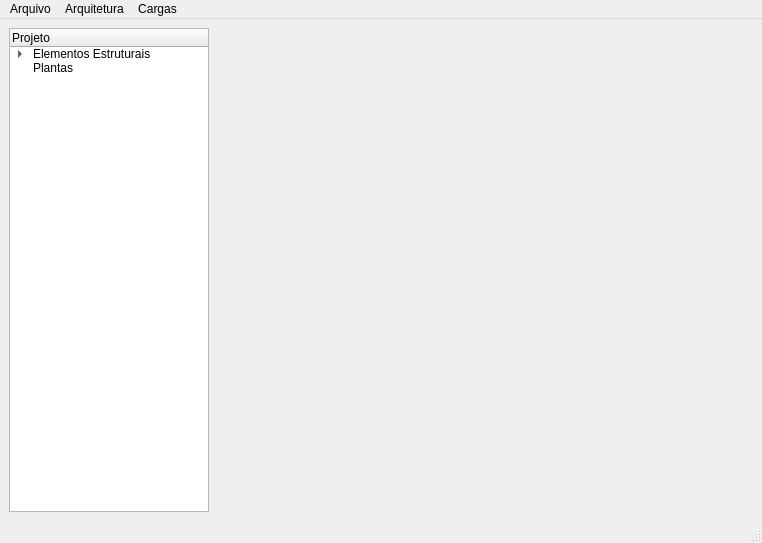
<?xml version="1.0" encoding="UTF-8"?>
<ui version="4.0">
 <class>MainWindow</class>
 <widget class="QMainWindow" name="MainWindow">
  <property name="geometry">
   <rect>
    <x>0</x>
    <y>0</y>
    <width>762</width>
    <height>543</height>
   </rect>
  </property>
  <property name="windowTitle">
   <string>Aurora</string>
  </property>
  <property name="windowIcon">
   <iconset>
    <normaloff>icons/square logo.png</normaloff>icons/square logo.png</iconset>
  </property>
  <widget class="QWidget" name="centralwidget">
   <layout class="QGridLayout" name="gridLayout_3">
    <item row="0" column="1">
     <widget class="QWidget" name="visualization" native="true">
      <layout class="QGridLayout" name="gridLayout"/>
     </widget>
    </item>
    <item row="0" column="0">
     <widget class="QTreeWidget" name="navigator">
      <property name="maximumSize">
       <size>
        <width>200</width>
        <height>16777215</height>
       </size>
      </property>
      <column>
       <property name="text">
        <string>Projeto</string>
       </property>
      </column>
      <item>
       <property name="text">
        <string>Elementos Estruturais</string>
       </property>
       <item>
        <property name="text">
         <string>Fundações</string>
        </property>
       </item>
       <item>
        <property name="text">
         <string>Pilares</string>
        </property>
       </item>
       <item>
        <property name="text">
         <string>Vigas</string>
        </property>
       </item>
       <item>
        <property name="text">
         <string>Lajes</string>
        </property>
       </item>
      </item>
      <item>
       <property name="text">
        <string>Plantas</string>
       </property>
      </item>
     </widget>
    </item>
   </layout>
  </widget>
  <widget class="QMenuBar" name="menubar">
   <property name="geometry">
    <rect>
     <x>0</x>
     <y>0</y>
     <width>762</width>
     <height>21</height>
    </rect>
   </property>
   <widget class="QMenu" name="menuArquivo">
    <property name="title">
     <string>Arquivo</string>
    </property>
    <widget class="QMenu" name="menuImportar">
     <property name="title">
      <string>Importar</string>
     </property>
     <addaction name="actionCarregar_DXF"/>
    </widget>
    <addaction name="actionNovo"/>
    <addaction name="actionAbrir"/>
    <addaction name="menuImportar"/>
    <addaction name="actionFechar"/>
   </widget>
   <widget class="QMenu" name="menuArquitetura">
    <property name="title">
     <string>Arquitetura</string>
    </property>
    <widget class="QMenu" name="menuFunda_o">
     <property name="title">
      <string>Fundação</string>
     </property>
     <addaction name="actionFunda_o_rasa"/>
     <addaction name="actionFunda_o_cont_nua"/>
     <addaction name="actionFunda_o_profunda"/>
    </widget>
    <addaction name="actionLaje"/>
    <addaction name="actionViga"/>
    <addaction name="actionPilar"/>
    <addaction name="menuFunda_o"/>
   </widget>
   <widget class="QMenu" name="menuCargas">
    <property name="title">
     <string>Cargas</string>
    </property>
    <addaction name="actionLinha"/>
    <addaction name="actionSuperf_cie"/>
    <addaction name="actionTermal"/>
   </widget>
   <addaction name="menuArquivo"/>
   <addaction name="menuArquitetura"/>
   <addaction name="menuCargas"/>
  </widget>
  <widget class="QStatusBar" name="statusbar"/>
  <action name="actionAbrir">
   <property name="text">
    <string>Abrir</string>
   </property>
  </action>
  <action name="actionNovo">
   <property name="text">
    <string>Novo</string>
   </property>
   <property name="shortcut">
    <string>Ctrl+N</string>
   </property>
  </action>
  <action name="actionFechar">
   <property name="text">
    <string>Fechar</string>
   </property>
  </action>
  <action name="actionCarregar_DXF">
   <property name="text">
    <string>Carregar DXF</string>
   </property>
  </action>
  <action name="actionLaje">
   <property name="text">
    <string>Laje</string>
   </property>
  </action>
  <action name="actionViga">
   <property name="text">
    <string>Viga</string>
   </property>
  </action>
  <action name="actionPilar">
   <property name="text">
    <string>Pilar</string>
   </property>
  </action>
  <action name="actionFunda_o_rasa">
   <property name="text">
    <string>Fundação rasa</string>
   </property>
  </action>
  <action name="actionFunda_o_cont_nua">
   <property name="text">
    <string>Fundação contínua</string>
   </property>
  </action>
  <action name="actionFunda_o_profunda">
   <property name="text">
    <string>Fundação profunda</string>
   </property>
  </action>
  <action name="actionLinha">
   <property name="text">
    <string>Linha</string>
   </property>
  </action>
  <action name="actionSuperf_cie">
   <property name="text">
    <string>Superfície</string>
   </property>
  </action>
  <action name="actionTermal">
   <property name="text">
    <string>Termal</string>
   </property>
  </action>
 </widget>
 <resources/>
 <connections/>
</ui>
